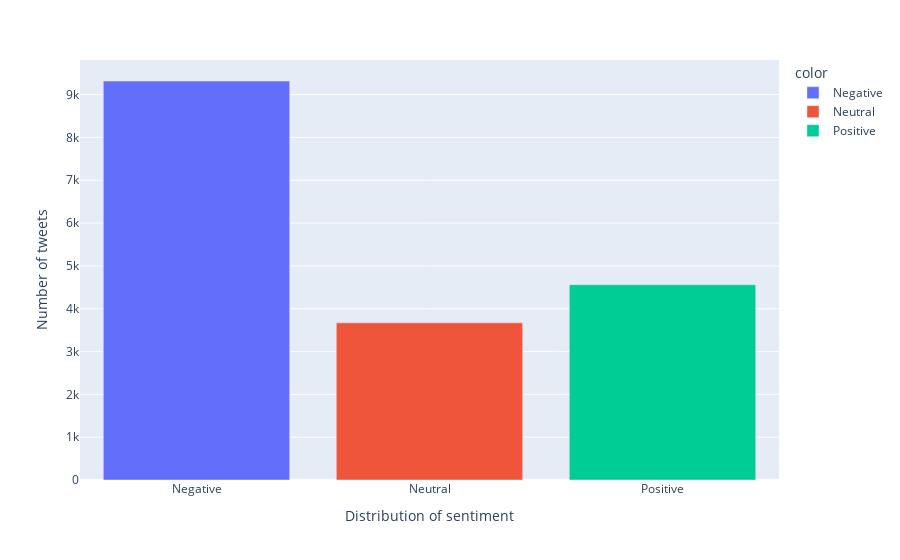

The code cell stored with this chart in its notebook:
### Code cell
tweet_polarity = px.bar(df, x="Month", y="Count", color="sentiment_pol", title="Word usage per month")
                    
tweet_polarity.show()

### Figure 1 — Plotly figure (JSON) as saved in the notebook; plotly's stock layout.template omitted (floating-point values rounded to 4 significant figures)
{"data": [{"alignmentgroup": "True", "hovertemplate": "color=Negative<br>Distribution of sentiment=%{x}<br>Number of tweets=%{y}<extra></extra>", "legendgroup": "Negative", "marker": {"color": "#636efa"}, "name": "Negative", "offsetgroup": "Negative", "orientation": "v", "showlegend": true, "textposition": "auto", "type": "bar", "x": ["Negative"], "xaxis": "x", "y": [9317], "yaxis": "y"}, {"alignmentgroup": "True", "hovertemplate": "color=Neutral<br>Distribution of sentiment=%{x}<br>Number of tweets=%{y}<extra></extra>", "legendgroup": "Neutral", "marker": {"color": "#EF553B"}, "name": "Neutral", "offsetgroup": "Neutral", "orientation": "v", "showlegend": true, "textposition": "auto", "type": "bar", "x": ["Neutral"], "xaxis": "x", "y": [3670], "yaxis": "y"}, {"alignmentgroup": "True", "hovertemplate": "color=Positive<br>Distribution of sentiment=%{x}<br>Number of tweets=%{y}<extra></extra>", "legendgroup": "Positive", "marker": {"color": "#00cc96"}, "name": "Positive", "offsetgroup": "Positive", "orientation": "v", "showlegend": true, "textposition": "auto", "type": "bar", "x": ["Positive"], "xaxis": "x", "y": [4561], "yaxis": "y"}], "layout": {"barmode": "relative", "legend": {"title": {"text": "color"}, "tracegroupgap": 0}, "margin": {"t": 60}, "xaxis": {"anchor": "y", "domain": [0, 1], "title": {"text": "Distribution of sentiment"}}, "yaxis": {"anchor": "x", "domain": [0, 1], "title": {"text": "Number of tweets"}}}}
